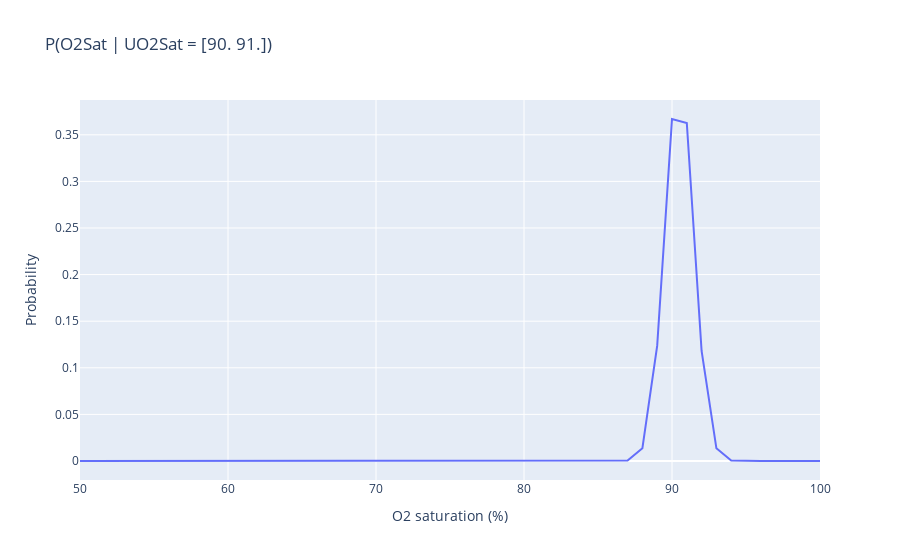

Here is the notebook cell this chart was saved with:
### Code cell
uo2sat_bin_idx = 40
fig = go.Figure()
fig.add_trace(go.Scatter(x=O2Sat_vals, y=cpt[:, uo2sat_bin_idx]))
fig.update_layout(
    title_text=f"P(O2Sat | UO2Sat = {UO2Sat.bins_arr[uo2sat_bin_idx]})",
    xaxis_title="O2 saturation (%)",
    yaxis_title="Probability",
)
fig.show()

### Figure 1 — Plotly figure (JSON) as saved in the notebook; plotly's stock layout.template omitted (floating-point values rounded to 4 significant figures)
{"data": [{"type": "scatter", "x": [50, 51, 52, 53, 54, 55, 56, 57, 58, 59, 60, 61, 62, 63, 64, 65, 66, 67, 68, 69, 70, 71, 72, 73, 74, 75, 76, 77, 78, 79, 80, 81, 82, 83, 84, 85, 86, 87, 88, 89, 90, 91, 92, 93, 94, 95, 96, 97, 98, 99, 100], "y": [0, 0, 0, 0, 0, 0, 0, 0, 0, 0, 0, 0, 0, 0, 0, 0, 0, 0, 0, 0, 0, 0, 0, 0, 0, 0, 0, 0, 0, 0, 0, 0, 0, 0, 0, 0, 0, 0.0004992, 0.01378, 0.1238, 0.3669, 0.3627, 0.118, 0.01363, 0.0006479, 0, 0, 0, 0, 0, 0]}], "layout": {"title": {"text": "P(O2Sat | UO2Sat = [90. 91.])"}, "xaxis": {"title": {"text": "O2 saturation (%)"}}, "yaxis": {"title": {"text": "Probability"}}}}
